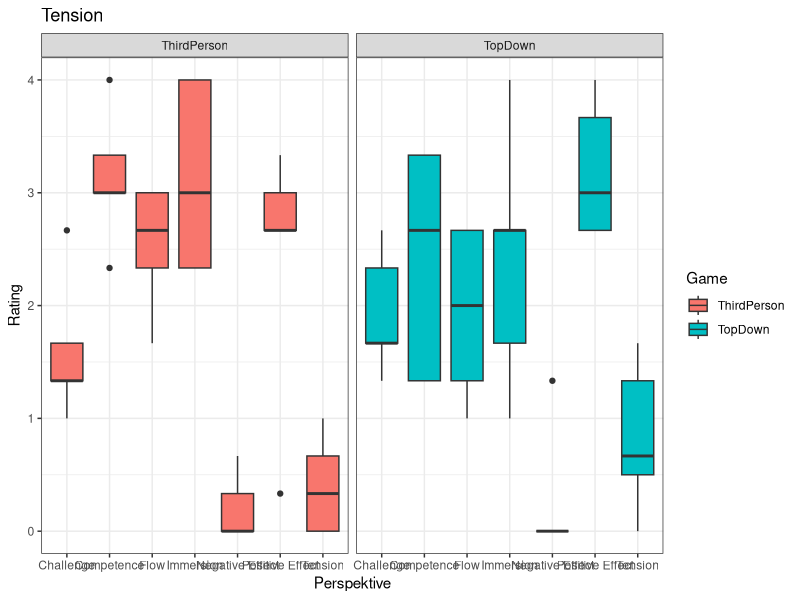
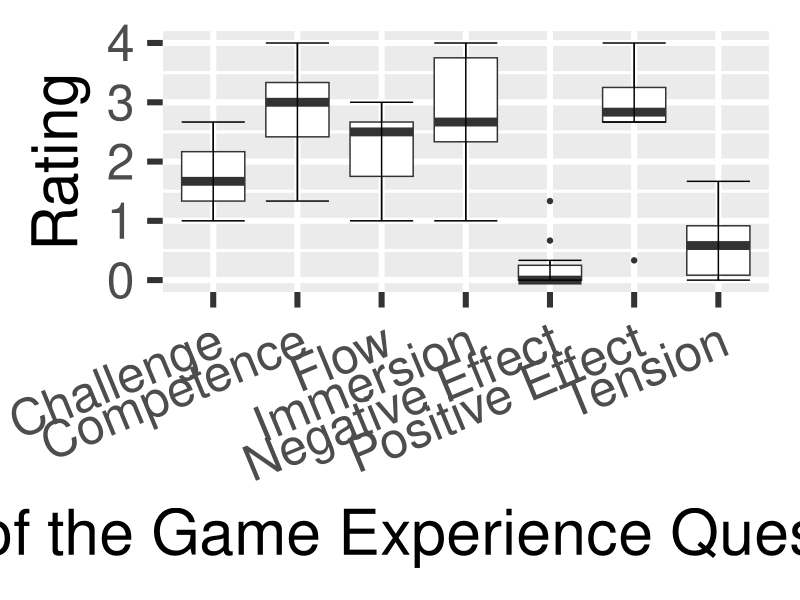

Write the R code that produced these figures, in order.
library(ggplot2)

data <- read.csv("KategoriesPlot2.csv",sep = ';')
View(data)


ggplot(data, aes(x = Kategorie, y = Mean, fill= Game)) +
  facet_grid(~ Game) +
  #geom_hline(yintercept = 3, size=1.5) +
  theme_bw() +
  geom_boxplot(stat = "boxplot") +
  labs( y = 'Rating', x = 'Perspektive', title= 'Tension')

ggplot(data, aes(Kategorie,Mean), fill=Kategorie, ylim(c(1:3)))  +  geom_boxplot(fatten=6) +
  stat_boxplot(geom ='errorbar') + 
  #geom_hline(yintercept = 3, size=1.5)  + 
  scale_x_discrete("Subscales of the Game Experience Questionnaire (GEQ)") +   
  theme_gray(base_size = 45) +  
  theme(axis.text.x=element_text(angle =22.5, hjust = 1)) + scale_y_continuous(name="Rating")